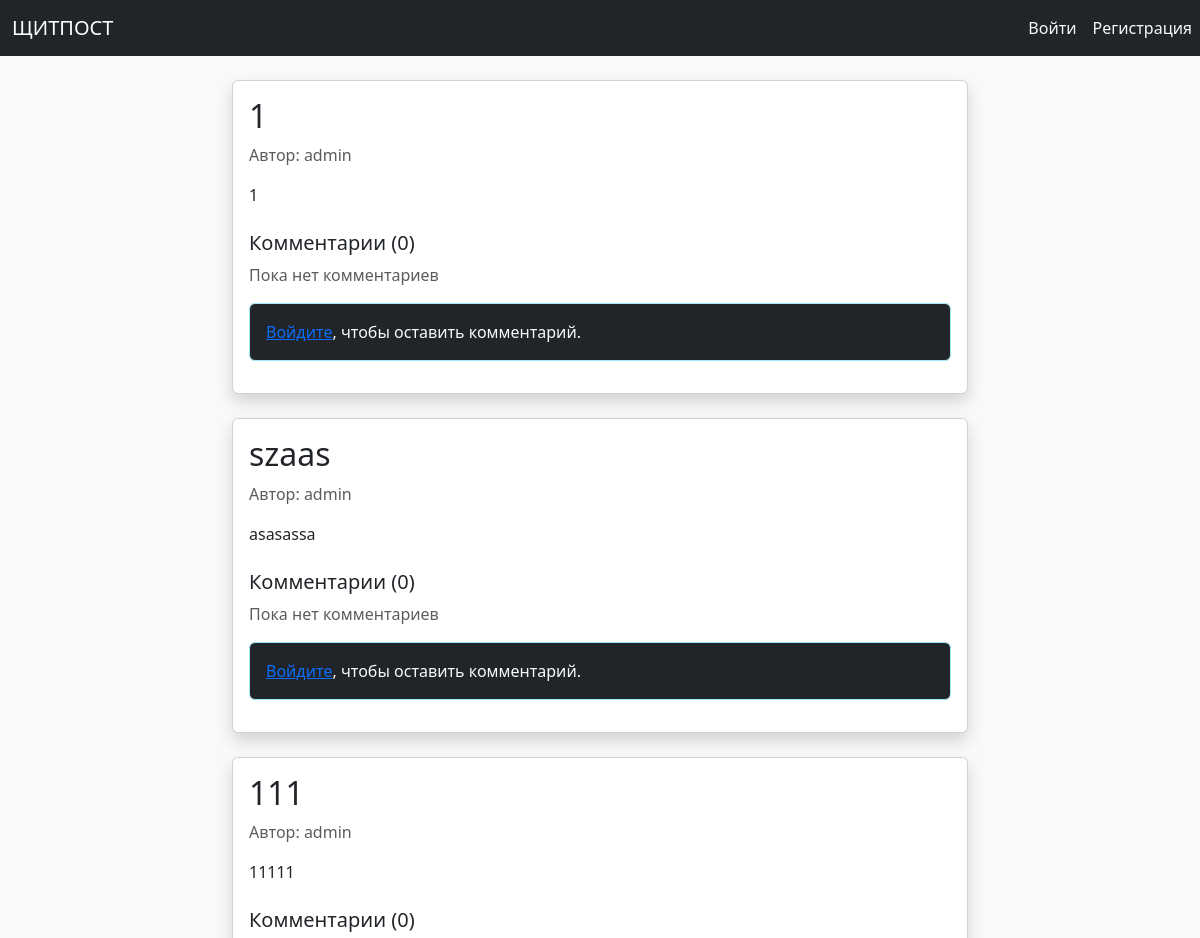
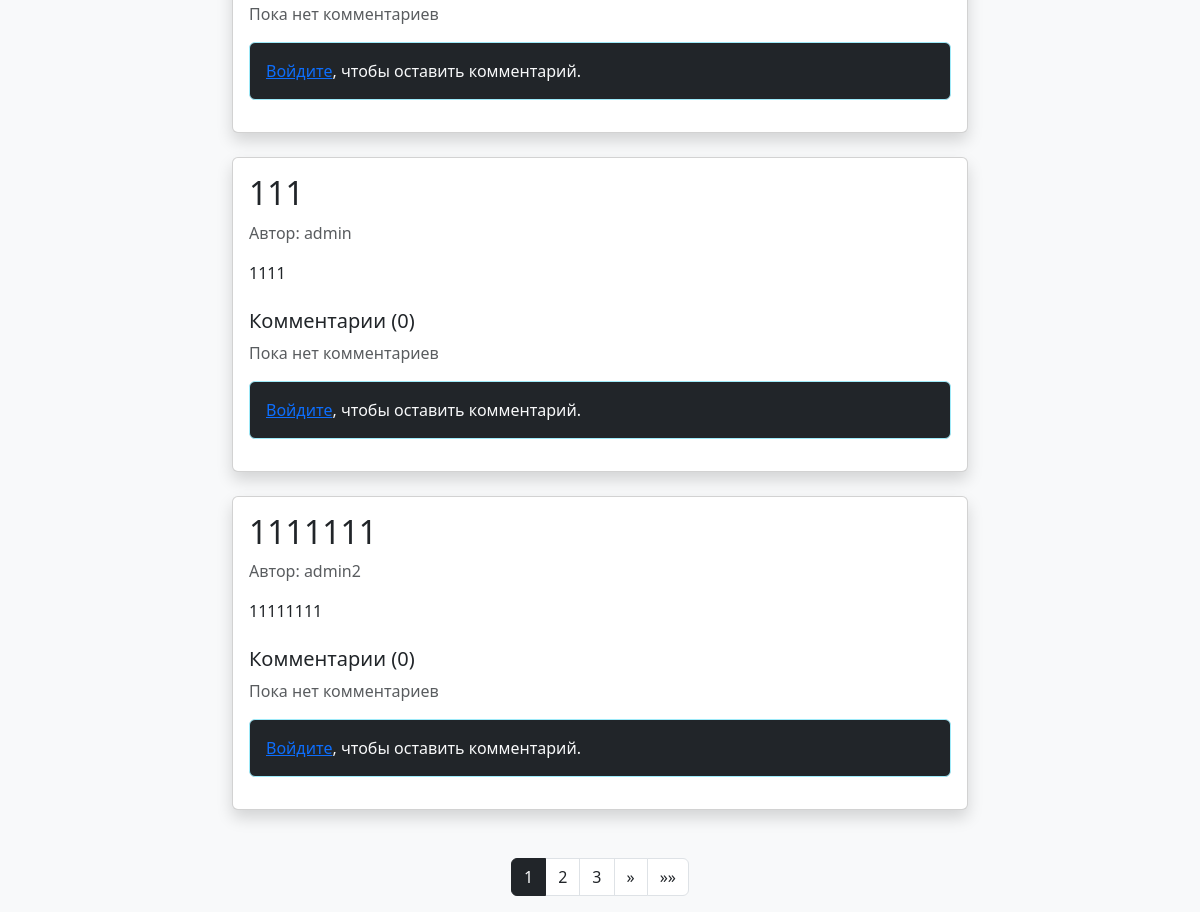
/, run on an earlier commit of the app's database (2 pictures, top to bottom).
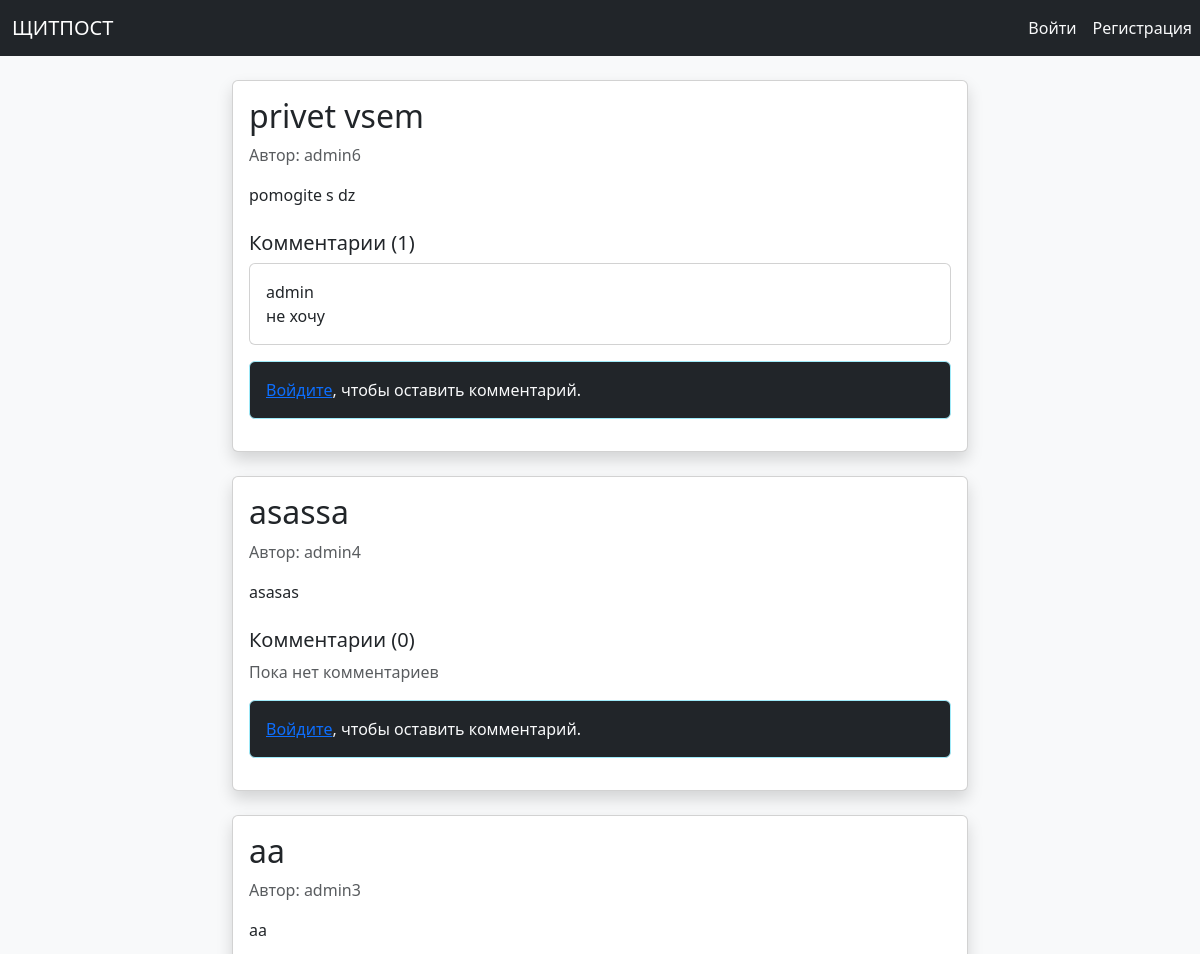
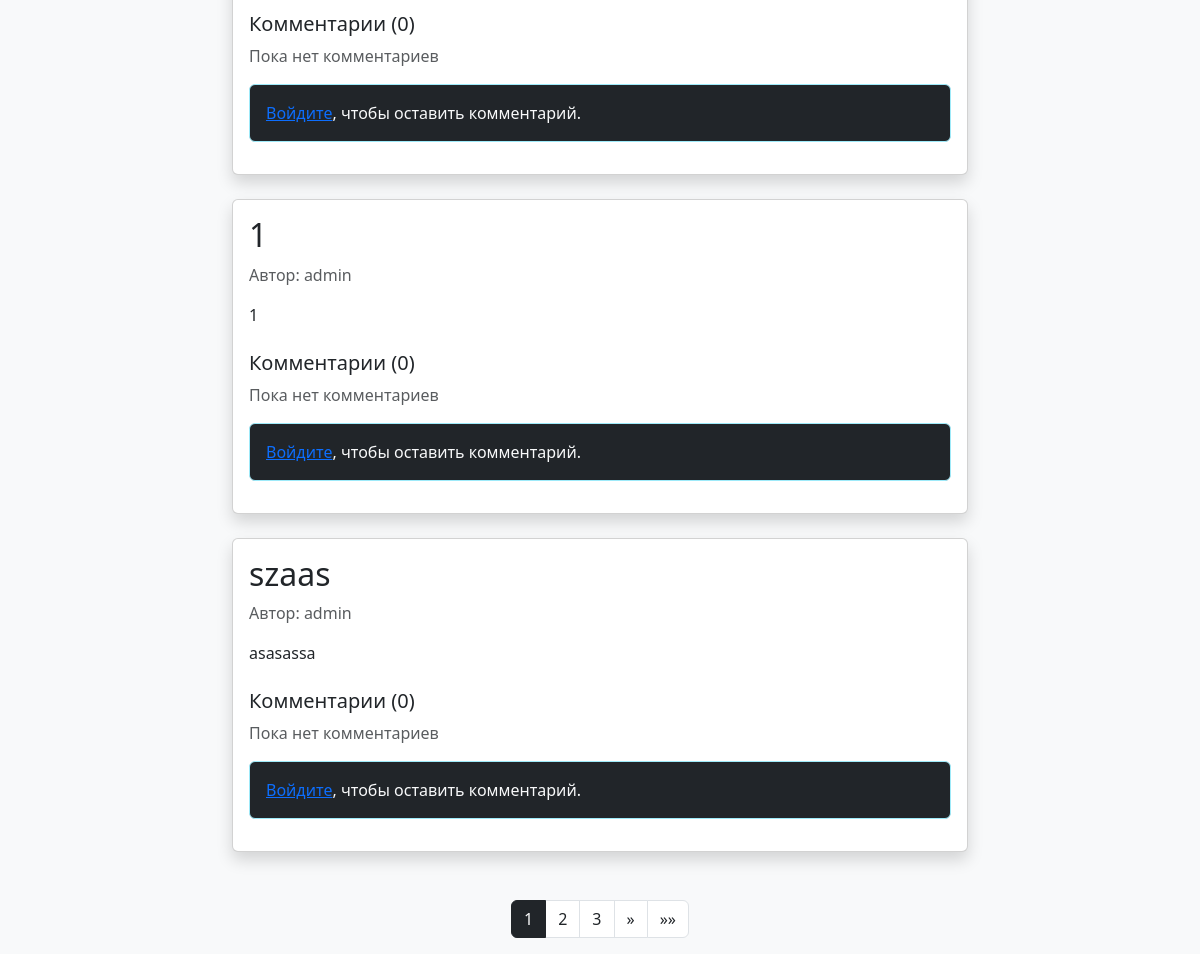
And on a later commit of the database (2 pictures, top to bottom).
### poster/models.py (models this page shows)
class Post(models.Model):
    author=models.ForeignKey(User, on_delete=models.CASCADE)
    id=models.AutoField(primary_key=True)
    title=models.CharField(max_length=100)
    content=models.TextField()

class Comment(models.Model):
    id=models.AutoField(primary_key=True)
    author=models.ForeignKey(User, on_delete=models.CASCADE)
    post=models.ForeignKey(Post, on_delete=models.CASCADE)
    content=models.TextField()

### poster/views.py (the view)
# urls.py: path('', post_list, name='post_list'),
def post_list(request):
    all_posts = Post.objects.all().order_by('-id')
    paginator = Paginator(all_posts, 5)
    page = request.GET.get('page')
    try:
        posts = paginator.page(page)
    except PageNotAnInteger:
        posts = paginator.page(1)
    except EmptyPage:
        posts = paginator.page(paginator.num_pages)
    if request.method == 'POST':
        form = CommentForm(request.POST)
        if form.is_valid():
            comment = form.save(commit=False)
            comment.author = request.user
            comment.post_id = request.POST.get('post_id')
            comment.save()
            return redirect(f"{request.path}?page={posts.number}")
    else:
        form = CommentForm()
    return render(request, 'posts.html', {
        'posts': posts,
        'form': form,
    })

### poster/templates/posts.html (shortened to what this page needs)
{% extends 'base.html' %}
{% block content %}
<div class="row">
    <div class="col-md-8 mx-auto">
        {% for post in posts %}
            <div class="card mb-4 shadow">
                <div class="card-body">
                    <h2 class="card-title">{{ post.title }}</h2>
                    <p class="text-muted">Автор: {{ post.author.username }}</p>
                    <p class="card-text">{{ post.content }}</p>
                    <div class="mt-4">
                        <h5>Комментарии ({{ post.comment_set.count }})</h5>
                        {% for comment in post.comment_set.all %}
                            <div class="card mb-2">
                                <div class="card-body p-3">
                                    <div class="d-flex justify-content-between">
                                        <span class="text-primary text-dark">{{ comment.author.username }}</span>
                                    </div>
                                    <p class="mb-0">{{ comment.content }}</p>
                                </div>
                            </div>
                        {% empty %}
                            <p class="text-muted">Пока нет комментариев</p>
                        {% endfor %}
                    </div>
                    {% if user.is_authenticated %}
                        <form method="POST" class="mt-3">
                            {% csrf_token %}
                            <input type="hidden" name="post_id" value="{{ post.id }}">
                            <div class="mb-3">
                                {{ form.content }}
                            </div>
                            <button type="submit" class="btn btn-dark">Отправить комментарий</button>
                        </form>
                    {% else %}
                        <div class="alert alert-info mt-3 bg-dark text-light">
                            <a href="{% url 'login' %}">Войдите</a>, чтобы оставить комментарий.
                        </div>
                    {% endif %}
                </div>
            </div>
        {% endfor %}
    </div>
</div>
{% if posts.paginator.num_pages > 1 %}
<nav aria-label="Page navigation">
    <ul class="pagination justify-content-center mt-4 ">
        {% for num in posts.paginator.page_range %}
            {% if posts.number == num %}
                <li class="page-item active">
                    <span class="page-link bg-dark border-dark text-light">{{ num }}</span>
                </li>
            {% elif num > posts.number|add:-3 and num < posts.number|add:3 %}
                <li class="page-item">
                    <a class="page-link text-dark" href="?page={{ num }}">{{ num }}</a>
                </li>
            {% endif %}
        {% endfor %}
        {% if posts.has_next %}
            <li class="page-item">
                <a class="page-link text-dark" href="?page={{ posts.next_page_number }}" aria-label="Next">
                    <span aria-hidden="true">&raquo;</span>
                </a>
            </li>
            <li class="page-item">
                <a class="page-link text-dark" href="?page={{ posts.paginator.num_pages }}" aria-label="Last">
                    <span aria-hidden="true">&raquo;&raquo;</span>
                </a>
            </li>
        {% endif %}
    </ul>
</nav>
{% endif %}
{% endblock %}

### poster/templates/base.html (shortened to what this page needs)
<!DOCTYPE html>
<html lang="ru">
<head>
    {% load bootstrap5 %}
    {% bootstrap_css %}
<body class="bg-light">
    <nav class="navbar navbar-expand navbar-dark bg-dark">
        <div class="container">
            <a class="navbar-brand" href="/">ЩИТПОСТ</a>
        </div>
        <div class="collapse navbar-collapse " id="navbarNav">
            <div class="navbar-nav ms-auto ">
                {% if user.is_authenticated %}
                    <a class="nav-link text-light text-nowrap" href="{% url 'create_post' %}">Новый пост</a>
                    <a class="nav-link text-light" href="{% url 'logout' %}">Выйти</a>
                {% else %}
                    <a class="nav-link text-light" href="{% url 'login' %}">Войти</a>
                    <a class="nav-link text-light" href="{% url 'register' %}">Регистрация</a>
                {% endif %}
            </div>
    </nav>
    <div class="container mt-4">
        {% block content %}
        {% endblock %}
    </div>
</body>
</html>

What changed in the data, as far as the page shows it:
no longer on this page (row unchanged): Post: title "111", author.username "admin", content "11111", comment_set.count "0"
no longer on this page (row unchanged): Post: title "111", author.username "admin", content "1111", comment_set.count "0"
no longer on this page (row unchanged): Post: title "1111111", author.username "admin2", content "11111111", comment_set.count "0"
added Post: title "privet vsem", author.username "admin6", content "pomogite s dz", comment_set.count "1"
added Comment: author.username "admin", content "не хочу"
added Post: title "asassa", author.username "admin4", content "asasas", comment_set.count "0"
added Post: title "aa", author.username "admin3", content "aa", comment_set.count "0"
